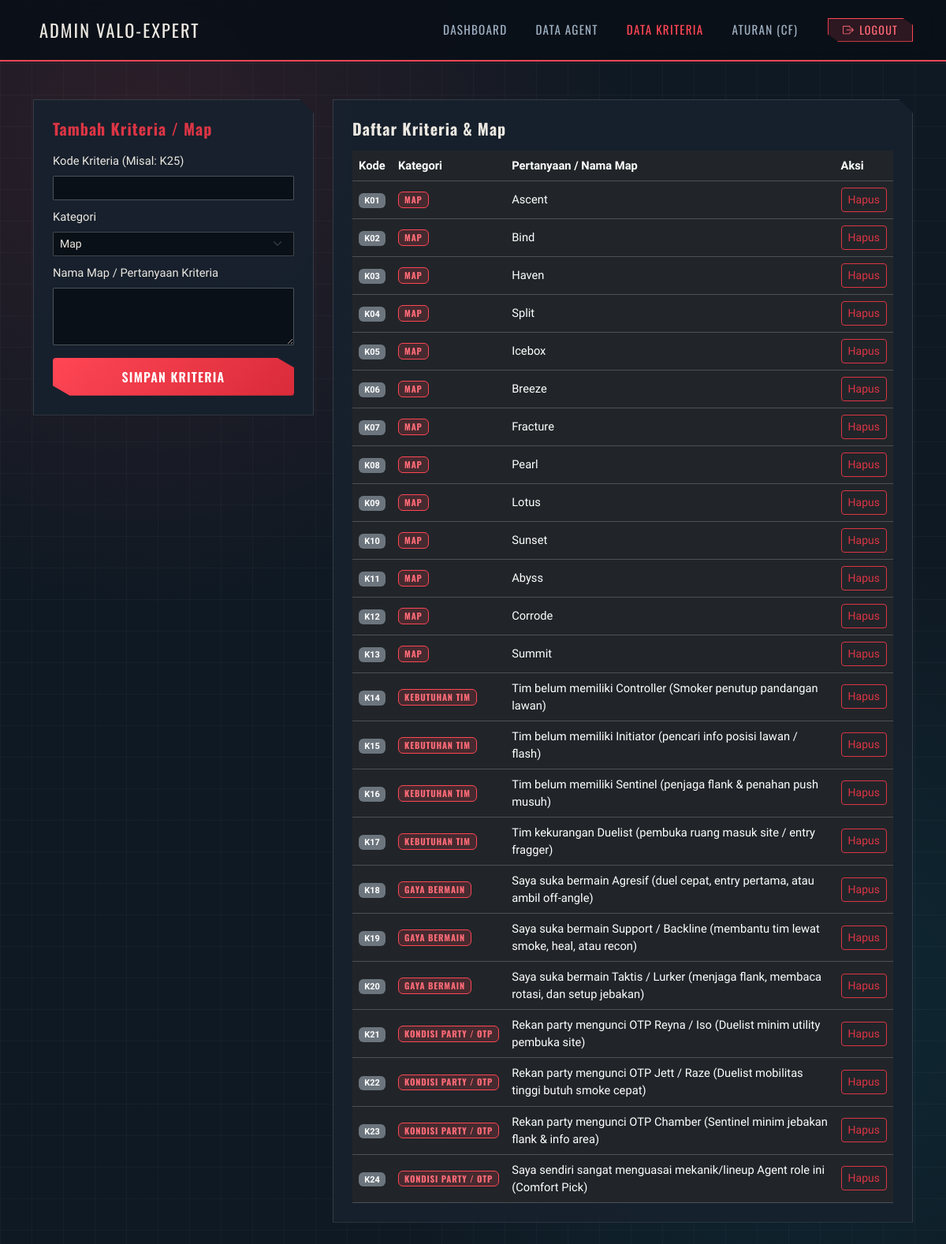
Page /admin/kelola_kriteria.php (signed in) on the committed database.
### tables this page shows
CREATE TABLE `tb_kriteria` (
  `kode_kriteria` varchar(5) NOT NULL,
  `kategori` enum('Map','Kebutuhan Tim','Gaya Bermain','Kondisi Party / OTP') NOT NULL,
  `pertanyaan` varchar(255) NOT NULL
);

### admin/kelola_kriteria.php (the view, shortened to what this page needs)
<?php
include '../config/koneksi.php';
$kriteria = mysqli_query($conn, "SELECT * FROM tb_kriteria ORDER BY kode_kriteria ASC");
?>
<!DOCTYPE html>
<html lang="id">
<head>
    <link href="https://cdn.jsdelivr.net/npm/bootstrap@5.3.3/dist/css/bootstrap.min.css" rel="stylesheet">
    <link rel="stylesheet" href="../assets/css/style.css">
</head>
<body>
<?php include 'navbar.php'; ?>
<div class="container py-5">
    <div class="row g-4">
        <div class="col-lg-4">
            <div class="card card-valo p-4">
                <h5 class="fw-bold text-danger mb-3">Tambah Kriteria / Map</h5>
                <form method="POST">
                    <div class="mb-2">
                        <label class="form-label small">Kode Kriteria (Misal: K25)</label>
                        <input type="text" name="kode_kriteria" class="form-control form-control-valo form-control-sm" required>
                    </div>
                    <div class="mb-2">
                        <label class="form-label small">Kategori</label>
                        <select name="kategori" class="form-select form-select-valo form-select-sm" required>
                            <option value="Map">Map</option>
                        </select>
                    </div>
                    <div class="mb-3">
                        <label class="form-label small">Nama Map / Pertanyaan Kriteria</label>
                        <textarea name="pertanyaan" rows="3" class="form-control form-control-valo form-control-sm" required></textarea>
                    </div>
                    <div class="d-grid">
                        <button type="submit" name="tambah" class="btn btn-valo btn-sm">Simpan Kriteria</button>
                    </div>
                </form>
            </div>
        </div>
        <div class="col-lg-8">
            <div class="card card-valo p-4">
                <h5 class="fw-bold mb-3">Daftar Kriteria & Map</h5>
                <div class="table-responsive">
                    <table class="table table-dark table-hover align-middle mb-0 small">
                        <thead>
                            <tr class="text-secondary">
                                <th>Kode</th>
                                <th>Kategori</th>
                                <th>Pertanyaan / Nama Map</th>
                                <th>Aksi</th>
                            </tr>
                        </thead>
                        <tbody>
                            <?php while ($k = mysqli_fetch_assoc($kriteria)): ?>
                                <tr>
                                    <td><span class="badge bg-secondary"><?= $k['kode_kriteria'] ?></span></td>
                                    <td><span class="badge badge-role"><?= $k['kategori'] ?></span></td>
                                    <td><?= htmlspecialchars($k['pertanyaan']) ?></td>
                                    <td>
                                        <a href="?hapus=<?= $k['kode_kriteria'] ?>" onclick="return confirm('Hapus kriteria ini?')" class="btn btn-outline-danger btn-sm">Hapus</a>
                                    </td>
                                </tr>
                            <?php endwhile; ?>
                        </tbody>
                    </table>
                </div>
            </div>
        </div>
    </div>
</div>
</body>
</html>

### assets/css/style.css (style rules this page uses)
:root { --valo-dark: #0f1923; --valo-darker: #0a1017; --valo-card: rgba(22, 33, 45, 0.92); --valo-red: #ff4655; --valo-red-glow: rgba(255, 70, 85, 0.45); --valo-cyan: #00e5ff; --valo-light: #ece8e1; --valo-muted: #9eb0c2; }
body { background-color: var(--valo-dark); background-image: radial-gradient(circle at 15% 10%, rgba(255, 70, 85, 0.12), transparent 35%), radial-gradient(circle at 85% 80%, rgba(0, 229, 255, 0.08), transparent 35%), linear-gradient(rgba(236, 232, 225, 0.03) 1px, transparent 1px), linear-gradient(90deg, rgba(236, 232, 225, 0.03) 1px, transparent 1px); background-size: 100% 100%, 100% 100%, 40px 40px, 40px 40px; color: var(--valo-light); font-family: 'Rajdhani', sans-serif; font-size: 1.05rem; min-height: 100vh; }
h1, h2, h3, h4, h5, .font-display { font-family: 'Oswald', sans-serif; letter-spacing: 1px; }
.btn-valo, .btn-valo-outline { display: inline-flex; align-items: center; justify-content: center; gap: 8px; height: 48px; padding: 0 26px; font-family: 'Oswald', sans-serif; font-size: 1rem; font-weight: 600; letter-spacing: 1.2px; text-transform: uppercase; white-space: nowrap; clip-path: polygon(0 0, 93% 0, 100% 26%, 100% 100%, 7% 100%, 0 74%); transition: all 0.25s ease; cursor: pointer; }
.btn-valo { background: linear-gradient(135deg, #ff4655 0%, #d92b3a 100%); color: #fff; border: none; }
.card-valo { background: var(--valo-card); color: var(--valo-light) !important; border: 1px solid rgba(236, 232, 225, 0.14); border-radius: 0; clip-path: polygon(0 0, calc(100% - 18px) 0, 100% 18px, 100% 100%, 0 100%); transition: transform 0.25s ease, border-color 0.25s ease; }
.card-valo .form-label, .card-valo label, .card-valo div { color: var(--valo-light); }
.text-secondary { color: var(--valo-muted) !important; }
.form-select-valo, .form-control-valo { background-color: var(--valo-darker); color: var(--valo-light); border: 1px solid rgba(236, 232, 225, 0.25); border-radius: 2px; }
.badge-role { background-color: rgba(255, 70, 85, 0.16); color: #ff6b77; border: 1px solid var(--valo-red); font-family: 'Oswald', sans-serif; letter-spacing: 0.8px; text-transform: uppercase; }
.form-control-valo::placeholder { color: #8b9bb4 !important; opacity: 0.85; }

### rows in the picture
tb_kriteria: kode_kriteria "K01", kategori "MAP", pertanyaan "Ascent"
tb_kriteria: kode_kriteria "K02", kategori "MAP", pertanyaan "Bind"
tb_kriteria: kode_kriteria "K03", kategori "MAP", pertanyaan "Haven"
tb_kriteria: kode_kriteria "K04", kategori "MAP", pertanyaan "Split"
tb_kriteria: kode_kriteria "K05", kategori "MAP", pertanyaan "Icebox"
tb_kriteria: kode_kriteria "K06", kategori "MAP", pertanyaan "Breeze"
tb_kriteria: kode_kriteria "K07", kategori "MAP", pertanyaan "Fracture"
tb_kriteria: kode_kriteria "K08", kategori "MAP", pertanyaan "Pearl"
tb_kriteria: kode_kriteria "K09", kategori "MAP", pertanyaan "Lotus"
tb_kriteria: kode_kriteria "K10", kategori "MAP", pertanyaan "Sunset"
tb_kriteria: kode_kriteria "K11", kategori "MAP", pertanyaan "Abyss"
tb_kriteria: kode_kriteria "K12", kategori "MAP", pertanyaan "Corrode"
tb_kriteria: kode_kriteria "K13", kategori "MAP", pertanyaan "Summit"
tb_kriteria: kode_kriteria "K14", kategori "KEBUTUHAN TIM", pertanyaan "Tim belum memiliki Controller (Smoker penutup pandangan lawan)"
tb_kriteria: kode_kriteria "K15", kategori "KEBUTUHAN TIM", pertanyaan "Tim belum memiliki Initiator (pencari info posisi lawan / flash)"
tb_kriteria: kode_kriteria "K16", kategori "KEBUTUHAN TIM", pertanyaan "Tim belum memiliki Sentinel (penjaga flank & penahan push musuh)"
tb_kriteria: kode_kriteria "K17", kategori "KEBUTUHAN TIM", pertanyaan "Tim kekurangan Duelist (pembuka ruang masuk site / entry fragger)"
tb_kriteria: kode_kriteria "K18", kategori "GAYA BERMAIN", pertanyaan "Saya suka bermain Agresif (duel cepat, entry pertama, atau ambil off-angle)"
tb_kriteria: kode_kriteria "K19", kategori "GAYA BERMAIN", pertanyaan "Saya suka bermain Support / Backline (membantu tim lewat smoke, heal, atau recon)"
tb_kriteria: kode_kriteria "K20", kategori "GAYA BERMAIN", pertanyaan "Saya suka bermain Taktis / Lurker (menjaga flank, membaca rotasi, dan setup jebakan)"
tb_kriteria: kode_kriteria "K21", kategori "KONDISI PARTY / OTP", pertanyaan "Rekan party mengunci OTP Reyna / Iso (Duelist minim utility pembuka site)"
tb_kriteria: kode_kriteria "K22", kategori "KONDISI PARTY / OTP", pertanyaan "Rekan party mengunci OTP Jett / Raze (Duelist mobilitas tinggi butuh smoke cepat)"
tb_kriteria: kode_kriteria "K23", kategori "KONDISI PARTY / OTP", pertanyaan "Rekan party mengunci OTP Chamber (Sentinel minim jebakan flank & info area)"
tb_kriteria: kode_kriteria "K24", kategori "KONDISI PARTY / OTP", pertanyaan "Saya sendiri sangat menguasai mekanik/lineup Agent role ini (Comfort Pick)"
